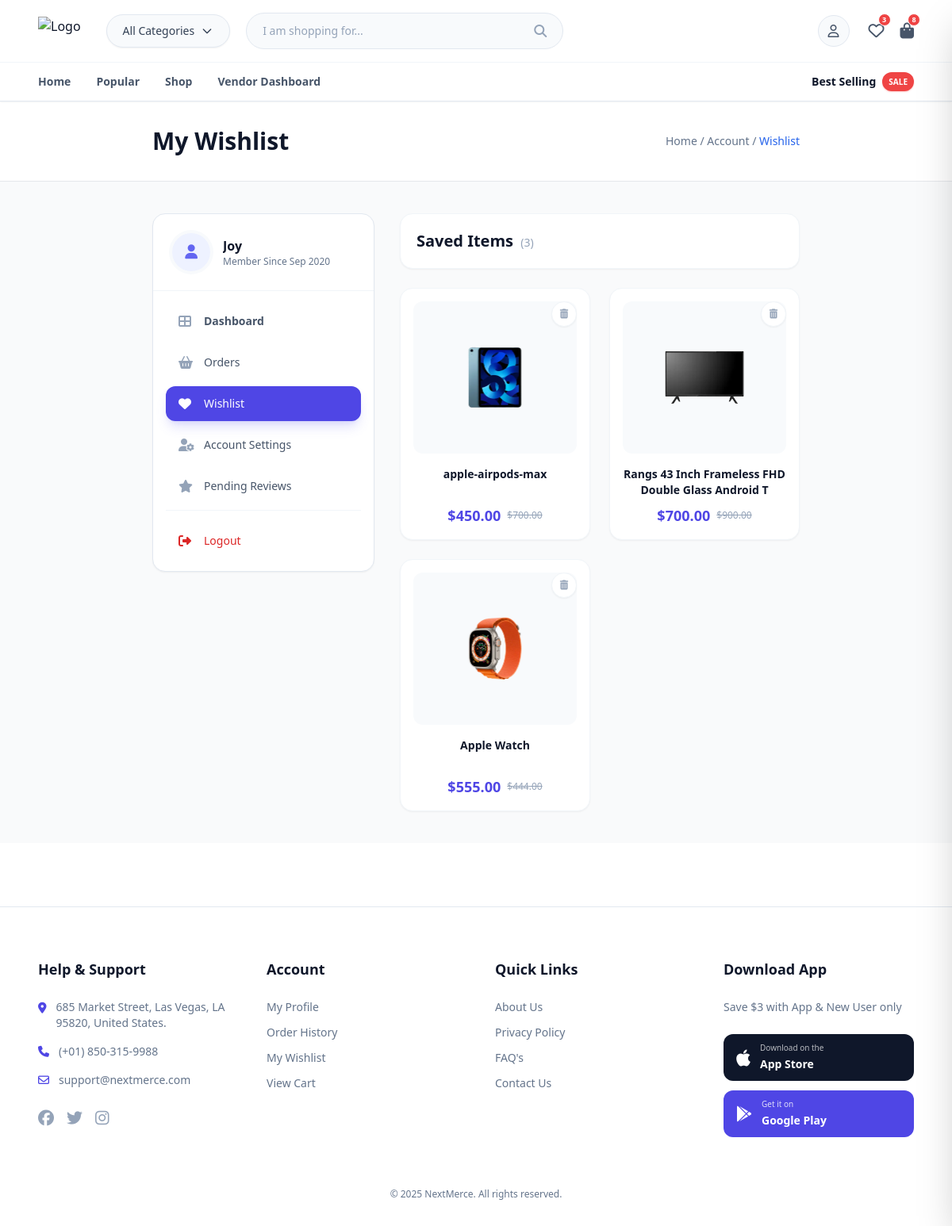
Page /customer/customer/wishlist/ (signed in) on the committed database.
### userauth/models.py (models this page shows)
class User(AbstractUser):
    email = models.EmailField( unique=True)
    username = models.CharField( unique=True, blank=True, null=True, max_length=50)
    firstname = models.CharField(max_length=100, null=True, blank=True)
    lastname = models.CharField(max_length=100, null=True, blank=True)
    country = models.CharField(max_length=100, null=True, blank=True)
    phone = models.CharField(max_length=100, null=True, blank=True)
    image = models.ImageField(upload_to='image', null=True, blank=True)
    REQUIRED_FIELDS = ['username']
    USERNAME_FIELD = 'email'

### store/models.py (models this page shows, shortened)
class Wishlist(models.Model):
    product = models.ForeignKey(Product, on_delete=models.CASCADE, null=True)
    user = models.ForeignKey(userauth_model.User, on_delete=models.CASCADE, null=True)
    class Meta:
        constraints = [
            models.UniqueConstraint(fields=["user", "product"], name="unique_wishlist_user_product")
        ]

class Product(models.Model):
    STATUS = (
        ("Published", "Published"),
        ("Draft", "Draft"),
        ("Disabled", "Disabled"),
    )
    BANNERS = (
        ("Banner 1", "Banner 1"),
        ("Banner 2", "Banner 2"),
        ("Banner 3", "Banner 3"),
        ("Banner 4", "Banner 4"),
        ("Banner 5", "Banner 5"),
        ("Banner 6", "Banner 6"),
    )
    status = models.CharField(max_length=500, choices=STATUS, default="Published")
    user = models.ForeignKey(userauth_model.User, on_delete=models.SET_NULL, null=True)
    category = models.ForeignKey("store.Category",on_delete=models.SET_NULL, null=True)
    name = models.CharField(max_length=50)
    description = models.TextField(blank=True, null=True)
    additional_information = models.TextField(blank=True, null=True)
    image = models.ImageField(upload_to='image', null=True, blank=True)
    sale_price = models.DecimalField(default=0, decimal_places=2, max_digits=12)
    regular_price = models.DecimalField(default=0, decimal_places=2, max_digits=12, null=True, blank=True)
    in_stock = models.BooleanField(default=False)
    free_delivery = models.BooleanField(default=False)
    qty = models.IntegerField(default=0, null=True, blank=True)
    featured = models.BooleanField(default=False)
    popular = models.BooleanField(default=False)
    slug = models.SlugField(unique=True, blank=True, null=True)
    cover_image = models.ImageField(upload_to='image', null=True, blank=True)
    best_selling = models.BooleanField(default=False)
    new_arrivals = models.BooleanField(default=False)
    banner = models.CharField(max_length=50, choices=BANNERS, blank=True, null=True)

### customer/views.py (the view)
# urls.py: path('customer/wishlist/', views.customer_wishlist,  name='customer_wishlist'),
def customer_wishlist(request):
    wishlist = Wishlist.objects.filter(user=request.user)
    context = {
        "wishlist": wishlist,
    }
    return render(request, 'customer/wishlist.html', context)

### store/context_processors.py (called while the page is built)
def cart_wishlist_counts(request):
    cart_count = 0
    wishlist_count = 0
    if request.user.is_authenticated:
        cart_count = Cart.objects.filter(user=request.user).count()
        wishlist_count = Wishlist.objects.filter(user=request.user).count()
    return {
        'CART_ITEM_COUNT': cart_count,
        'WISHLIST_ITEM_COUNT': wishlist_count,
    }

def default(request):
    categories = Category.objects.all()
    return {
        'categories': categories,
    }

### templates/customer/wishlist.html (shortened to what this page needs)
{% extends 'partials/base.html' %}
{% load static %}
{% block content %}
<div
    class="bg-white border-b border-gray-200 py-8 flex lg:flex-row flex-col lg:gap-0 gap-2  items-center justify-between px-4 lg:px-[12rem] xl:px-[19rem]">
    <h1 class="font-bold text-3xl text-slate-900">My Wishlist</h1>
    <div class="text-sm font-medium">
        <a href="{% url 'index' %}" class="text-slate-500 hover:text-blue-600 transition-colors">Home /</a>
        <a href="{% url 'customer_dashboard' %}" class="text-slate-500 hover:text-blue-600 transition-colors">Account
            /</a>
        <span class="text-blue-600">Wishlist</span>
    </div>
</div>
<section class="bg-[#F9FAFB] py-10 px-4 lg:px-[12rem] xl:px-[19rem]">
    <div class="grid grid-cols-1 lg:grid-cols-[280px_1fr] gap-8">
        <aside class="hidden lg:block sticky top-32 self-start h-fit">
            {% include 'customer/includes/sidebar.html' %}
        </aside>
        <div class="space-y-6">
            <div class="flex items-center justify-between bg-white p-5 rounded-2xl border border-slate-100 shadow-sm">
                <h2 class="font-bold text-xl text-slate-900">
                    Saved Items <span class="text-slate-400 text-sm font-medium ml-1">({{ wishlist.count }})</span>
                </h2>
            </div>
            {% if wishlist %}
            <div class="grid grid-cols-1 sm:grid-cols-2 xl:grid-cols-3 gap-6">
                {% for w in wishlist %}
                <div
                    class="group relative rounded-2xl border border-slate-100 bg-white p-4 shadow-sm transition-all duration-300 hover:-translate-y-1 hover:shadow-md hover:border-indigo-100">
                    <div class="absolute right-4 top-4 z-10">
                        <a href="{% url 'customer_wishlist_delete' w.id %}">
                            <button type="button"
                                class="flex h-8 w-8 items-center justify-center rounded-full bg-white border border-slate-100 text-slate-400 shadow-sm transition-colors hover:bg-red-50 hover:border-red-100 hover:text-red-500"
                                title="Remove from wishlist">
                                <i class="fa-solid fa-trash-can text-xs"></i>
                            </button>
                        </a>
                    </div>
                    <div
                        class="relative mb-4 flex h-48 w-full items-center justify-center overflow-hidden rounded-xl bg-slate-50">
                        <img src="{{w.product.image.url}}" alt="{{w.product.name}}"
                            class="h-32 w-auto object-contain transition-transform duration-500 group-hover:scale-110" />
                    </div>
                    <a class="space-y-2 text-center" href="{% url 'product_detail' w.product.slug%}">
                        <h3 class="text-sm font-bold text-slate-900 line-clamp-2 min-h-[40px]">
                            {{w.product.name}}
                        </h3>
                        <div class="flex items-center justify-center gap-2">
                            <span class="text-lg font-bold text-indigo-600">${{w.product.sale_price}}</span>
                            {% if w.product.regular_price %}
                            <span class="text-xs text-slate-400 line-through">${{w.product.regular_price}}</span>
                            {% endif %}
                        </div>
                    </a>
                </div>
                {% endfor %}
            </div>
            {% endif %}
        </div>
    </div>
</section>
{% endblock content %}

### templates/customer/includes/sidebar.html
<nav class="bg-white rounded-2xl shadow-sm border border-slate-200 overflow-hidden font-sans">
    <div class="p-6 border-b border-slate-100 flex items-center gap-4">
        <div class="h-12 w-12 rounded-full bg-indigo-50 flex items-center justify-center shrink-0 ring-4 ring-slate-50">
            <i class="fa-solid fa-user text-indigo-500 text-lg"></i>
        </div>
        <div class="overflow-hidden">
            <h2 class="text-slate-900 font-bold text-base truncate">{{user.username}}</h2>
            <p class="text-xs text-slate-500 font-medium">Member Since Sep 2020</p>
        </div>
    </div>
    <div class="p-4 space-y-2">
        <a href="{% url 'customer_dashboard' %}" class="flex items-center gap-3 rounded-xl px-4 py-3 transition-all
            {% if request.resolver_match.url_name == 'customer_dashboard' %}
                bg-indigo-600 text-white shadow-lg shadow-indigo-500/20 hover:bg-indigo-700
            {% else %}
                group text-slate-600 hover:bg-slate-50 hover:text-slate-900
            {% endif %}">
            <i
                class="fa-solid fa-table-cells-large w-5
                {% if request.resolver_match.url_name == 'customer_dashboard' %} text-white {% else %} text-slate-400 group-hover:text-indigo-500 transition-colors {% endif %}"></i>
            <span class="font-semibold text-sm">Dashboard</span>
        </a>
        <a href="{% url 'customer_orders' %}" class="flex items-center gap-3 rounded-xl px-4 py-3 transition-all
            {% if request.resolver_match.url_name == 'customer_orders' %}
                bg-indigo-600 text-white shadow-lg shadow-indigo-500/20 hover:bg-indigo-700
            {% else %}
                group text-slate-600 hover:bg-slate-50 hover:text-slate-900
            {% endif %}">
            <i
                class="fa-solid fa-basket-shopping w-5
                {% if request.resolver_match.url_name == 'customer_orders' %} text-white {% else %} text-slate-400 group-hover:text-indigo-500 transition-colors {% endif %}"></i>
            <span class="font-medium text-sm">Orders</span>
        </a>
        <a href="{% url 'customer_wishlist' %}" class="flex items-center gap-3 rounded-xl px-4 py-3 transition-all
            {% if request.resolver_match.url_name == 'customer_wishlist' %}
                bg-indigo-600 text-white shadow-lg shadow-indigo-500/20 hover:bg-indigo-700
            {% else %}
                group text-slate-600 hover:bg-slate-50 hover:text-slate-900
            {% endif %}">
            <i
                class="fa-solid fa-heart w-5
                {% if request.resolver_match.url_name == 'customer_wishlist' %} text-white {% else %} text-slate-400 group-hover:text-indigo-500 transition-colors {% endif %}"></i>
            <span class="font-medium text-sm">Wishlist</span>
        </a>
        <a href="{% url 'customer_settings' %}" class="flex items-center gap-3 rounded-xl px-4 py-3 transition-all
            {% if request.resolver_match.url_name == 'customer_settings' %}
                bg-indigo-600 text-white shadow-lg shadow-indigo-500/20 hover:bg-indigo-700
            {% else %}
                group text-slate-600 hover:bg-slate-50 hover:text-slate-900
            {% endif %}">
            <i
                class="fa-solid fa-user-gear w-5
                {% if request.resolver_match.url_name == 'customer_settings' %} text-white {% else %} text-slate-400 group-hover:text-indigo-500 transition-colors {% endif %}"></i>
            <span class="font-medium text-sm">Account Settings</span>
        </a>
        <a href="{% url 'customer_reviews' %}" class="flex items-center gap-3 rounded-xl px-4 py-3 transition-all
            {% if request.resolver_match.url_name == 'customer_reviews' %}
                bg-indigo-600 text-white shadow-lg shadow-indigo-500/20 hover:bg-indigo-700
            {% else %}
                group text-slate-600 hover:bg-slate-50 hover:text-slate-900
            {% endif %}">
            <i
                class="fa-solid fa-star w-5
                {% if request.resolver_match.url_name == 'customer_reviews' %} text-white {% else %} text-slate-400 group-hover:text-indigo-500 transition-colors {% endif %}"></i>
            <span class="font-medium text-sm">Pending Reviews</span>
        </a>
        <div class="mt-4 pt-4 border-t border-slate-100">
            <a href="{% url 'logout' %}"
                class="group flex items-center gap-3 rounded-xl px-4 py-3 text-red-600 hover:bg-red-50 hover:text-red-600 transition-all">
                <i
                    class="fa-solid fa-right-from-bracket w-5 text-red-600 group-hover:text-red-500 transition-colors"></i>
                <span class="font-medium text-sm">Logout</span>
            </a>
        </div>
    </div>
</nav>

### rows in the picture
User: username "Joy"
Wishlist: product.image (picture), product.name "apple-airpods-max", product.sale_price "450.00", product.regular_price "700.00"
Wishlist: product.image (picture), product.name "Rangs 43 Inch Frameless FHD Double Glass Android T", product.sale_price "700.00", product.regular_price "900.00"
Wishlist: product.image (picture), product.name "Apple Watch", product.sale_price "555.00", product.regular_price "444.00"

### other values in the picture
{{ WISHLIST_ITEM_COUNT }} "3"
{{ CART_ITEM_COUNT }} "8"
{{ wishlist.count }} "3"
